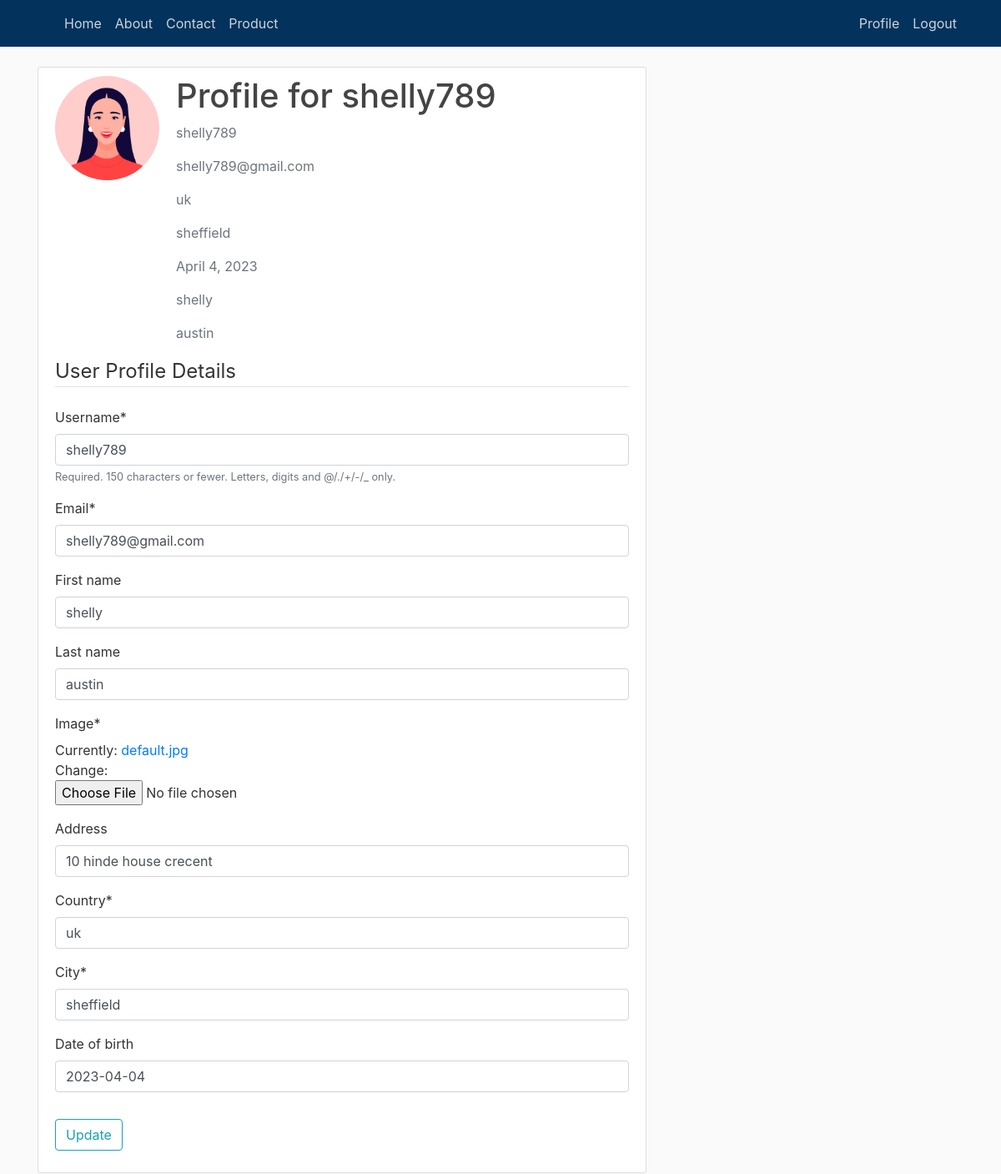
/profile/ (signed in), run on the app's committed database.
### users/models.py (models this page shows)
class Profile(models.Model):
    user = models.OneToOneField(User, on_delete=models.CASCADE)
    image = models.ImageField(default='default.jpg', upload_to='profile_pics')
    address = models.CharField(max_length=50, null=True, blank=True)
    country = models.CharField(max_length=50,null=True)
    city = models.CharField(max_length=50,null=True)
    date_of_birth = models.DateField(blank=True, null=True)
    def __str__(self):
        return f' Profile for {self.user.username} '

### users/views.py (the view)
# urls.py: path('profile/', user_views.profile, name='profile'),
@login_required
def profile(request):
    if request.method == 'POST':
        u_form = UserUpdateForm(request.POST, instance=request.user)
        p_form = ProfileUpdateForm(request.POST, request.FILES, instance=request.user.profile)
        if u_form.is_valid and p_form.is_valid:
           u_form.save()
           p_form.save()
           messages.success(request, f'Your account has been successfully updated')
        return redirect('profile')
    else:
        u_form = UserUpdateForm(instance=request.user)
        p_form = ProfileUpdateForm(instance=request.user.profile)
    context = {
        'u_form': u_form,
        'p_form': p_form
    }
    return render(request, 'users/profile.html', context)

### users/forms.py
class UserUpdateForm(forms.ModelForm):
    email = forms.EmailField()
    class Meta:
        model = User
        fields = ['username', 'email','first_name','last_name']

class ProfileUpdateForm(forms.ModelForm):
    date_of_birth = forms.DateInput()
    class Meta:
        model = Profile
        fields = ['image','address','country','city','date_of_birth']

### users/templates/users/profile.html (shortened to what this page needs)
{% extends "electronic_products/base.html" %}
{% load crispy_forms_tags %}
{% block content %}
<div class="content-section">
    <div class="media">
    <p><img class="rounded-circle account-img"
   src="{{user.profile.image.url}}"></p>
    <div class="media-body">
    <h2 class="account-heading">{{user.profile}}</h2>
    <p class="text-secondary">{{user.username}}</p>
    <p class="text-secondary">{{user.email}}</p>
    <p class="text-secondary">{{user.profile.country}}</p>
    <p class="text-secondary">{{user.profile.city}}</p>
    <p class="text-secondary">{{user.profile.date_of_birth}}</p>
    <p class="text-secondary">{{user.first_name}}</p>
    <p class="text-secondary">{{user.last_name}}</p>
    </div>
    </div>
    <form method="POST" enctype="multipart/form-data">
            <fieldset class="form-group">
                <legend class="border-bottom mb-4"> User Profile Details </legend>
                {{ u_form|crispy }}
                {{ p_form|crispy }}
            </fieldset>
            <div class="form-group">
                <button class="btn btn-outline-info" type="submit">Update </button>
            </div>
        </form>
   </div>
{% endblock content %}

### electronic_products/templates/electronic_products/base.html (shortened to what this page needs)
{% load static %}
<!DOCTYPE html>
<html>
<head>
    <link rel="stylesheet" href="https://cdn.jsdelivr.net/npm/bootstrap@4.0.0/dist/css/bootstrap.min.css">
    <link rel="stylesheet" type="text/css" href="{% static 'css/styles.css' %}" />
</head>
<head>
    </head>
<body>
        <div class="container">
            <header class="site-header">
                <nav class="navbar navbar-expand-md navbar-light fixed-top" style="background-color:#03325c;">
                    <div class="container">
                    <div class="collapse navbar-collapse" id="navbarToggle">
                        <div class="navbar-nav mr-auto">
                        <a class="nav-item nav-link" href="{% url 'electronic_products-home' %}">Home</a>
                        <a class="nav-item nav-link" href="{% url 'electronic_products-about' %}">About</a>
                        <a class="nav-item nav-link" href="{% url 'electronic_products-contact' %}">Contact</a>
                        <a class="nav-item nav-link" href="{% url 'electronic_products-product' %}">Product</a>
                        </div>
                        <div class="navbar-nav">
                            {% if user.is_authenticated %}
                                <a class="nav-item nav-link" href="{% url 'profile' %}">Profile</a>
                                <a class="nav-item nav-link" href="{% url 'logout' %}">Logout</a>
                            {% else %}
                                <a class="nav-item nav-link" href="{% url 'login' %}">Login</a>
                                <a class="nav-item nav-link" href="{% url 'register' %}">Register</a>
                            {% endif %}
                            </div>
                    </div>
                    </div>
                </nav>
            </header>
            <div class="row">
                <div class="col-md-8">
                    {% block content %}{% endblock %}
                </div>
    </div>
  </body>
</html>

### electronic_products/static/css/styles.css (style rules this page uses)
body { background: #fafafa; color: #333333; margin-top: 5rem; }
h1, h2, h3, h4, h5, h6 { color: #444444; }
.site-header .navbar-nav .nav-link { color: #cbd5db; }
.content-section { background: #ffffff; padding: 10px 20px; border: 1px solid #dddddd; border-radius: 3px; margin-bottom: 20px; }
.account-img { height: 125px; width: 125px; margin-right: 20px; margin-bottom: 16px; }
.account-heading { font-size: 2.5rem; }

### data on the page
Profile: address "10 hinde house crecent", country "uk", city "sheffield", date_of_birth "2023-04-04"

### other printed values
{{ user.profile }} "Profile for shelly789"
{{ user.username }} "shelly789"
{{ user.email }} "shelly789@gmail.com"
{{ user.profile.country }} "uk"
{{ user.profile.city }} "sheffield"
{{ user.profile.date_of_birth }} "April 4, 2023"
{{ user.first_name }} "shelly"
{{ user.last_name }} "austin"
